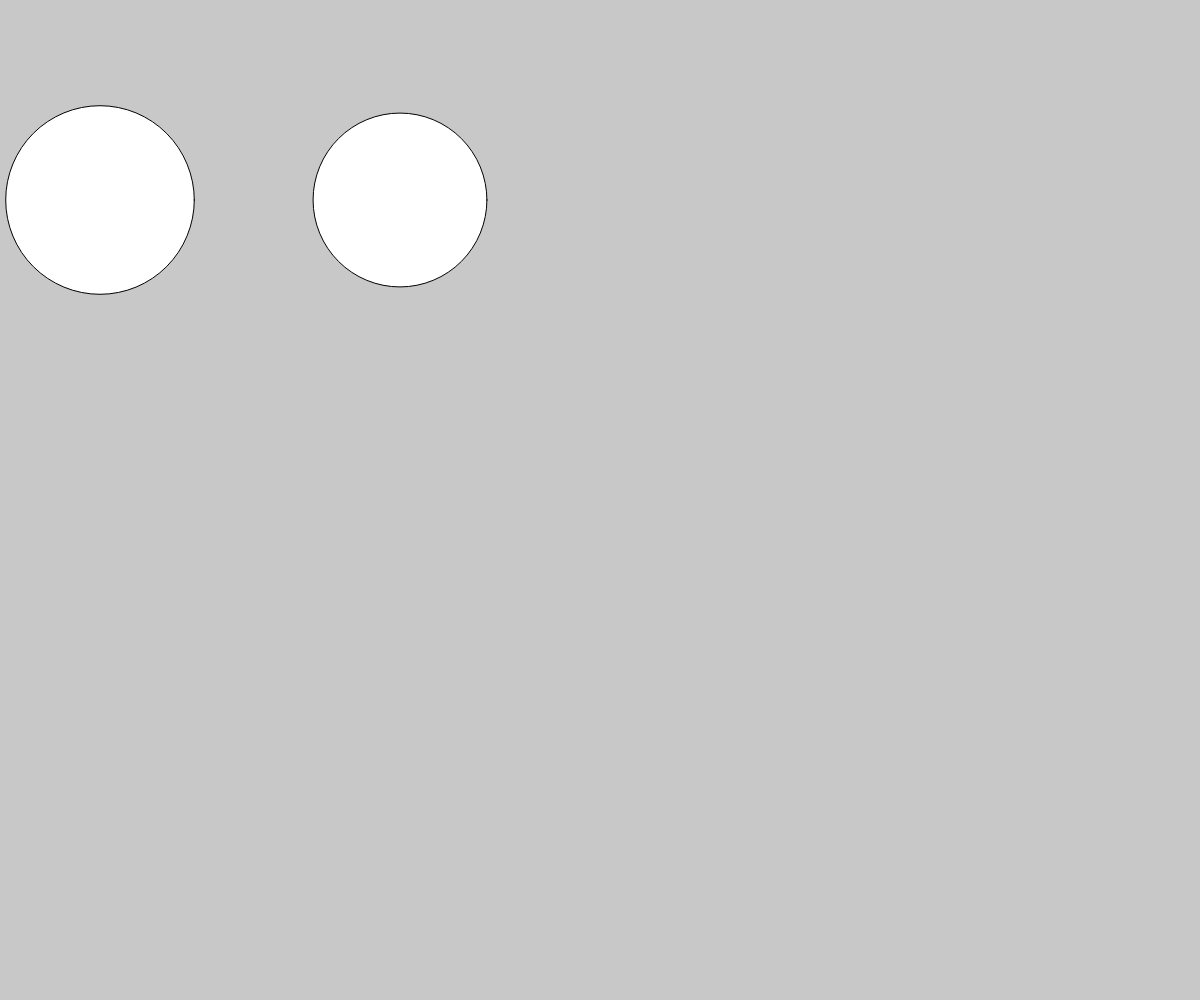
Frame 1 (no input)
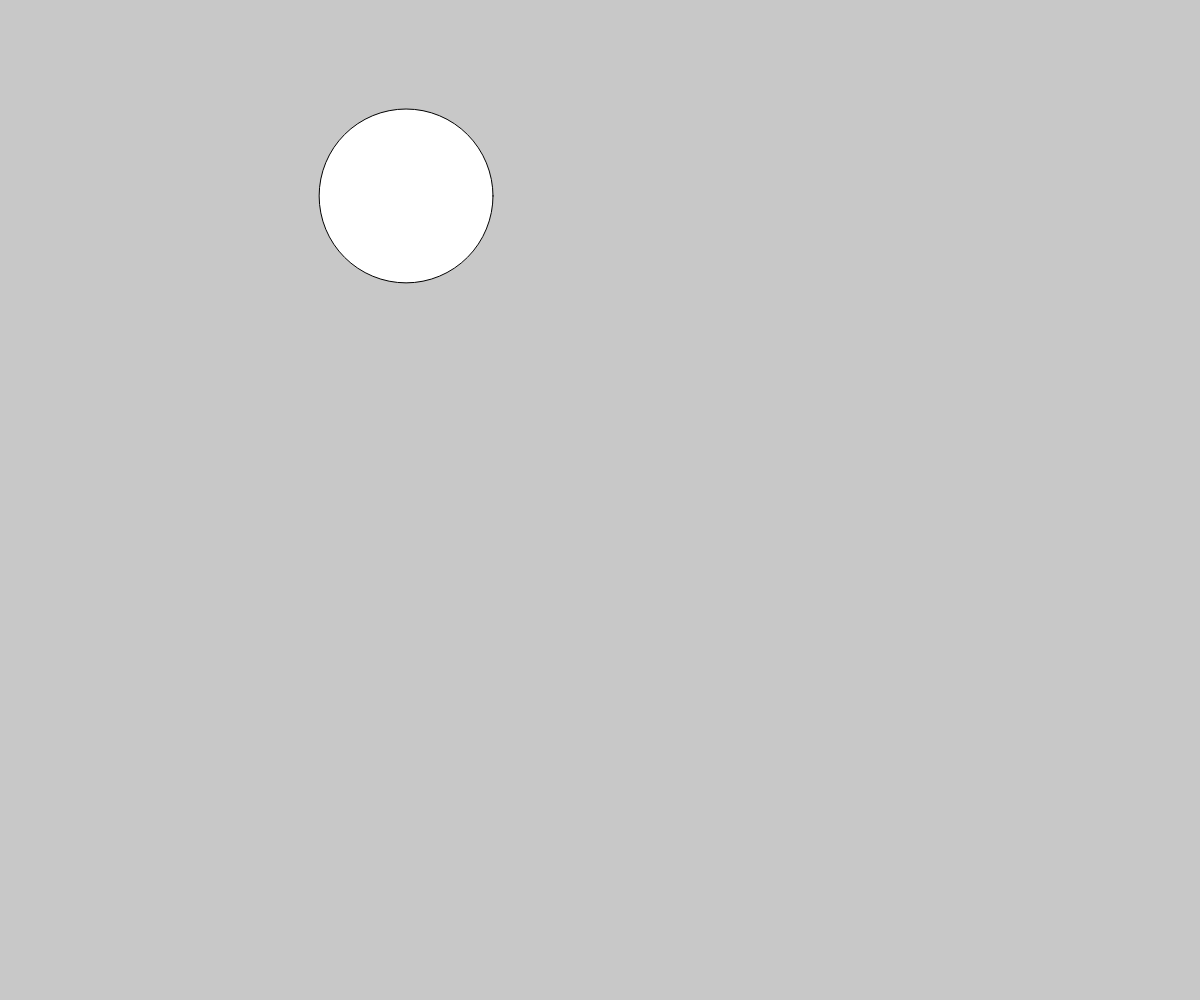
Frame 60 (no input)
Frame 120 (the mouse pressed at the canvas centre since frame 60): identical to frame 60, image omitted

The p5.js sketch that drew these frames (run headless with seeded random() and noise() and a simulated clock; from frame 60 on, the mouse is pressed at the canvas centre):

// p5.js sketch
// ── sketch.js
let number_of_balls = 2;
let balls = new Array(number_of_balls);

function setup() {
  createCanvas(windowWidth, windowHeight);
  for (let i = 0; i < balls.length; i++) {
    balls[i] = new CollidingBouncingBall(100+i*300,200);
  }
}

function draw() {
  background(200);
 
  for (let i = 0; i < balls.length; i++) {
    const b = balls[i];
    b.render();
    b.update();
    b.collide();
  }
}

class Ball {
  constructor(x, y) {
    this.x = x;
    this.y = y;
    this.r = random(80, 100)

    const speedMax = 10
    this.speedX = random(-speedMax, speedMax)
    this.speedY = random(-speedMax, speedMax)
  }

  update() {
    this.x += this.speedX
    this.y += this.speedY
  }

  render() {
    circle(this.x, this.y, this.r * 2);
  }
}

class BouncingBall extends Ball {

  update() {
    super.update()
    if (this.x + this.r > width || this.x - this.r < 0) {
      this.speedX = -this.speedX

    }
    if (this.y + this.r > height || this.y - this.r < 0) {
      this.speedY = -this.speedY
    }
  }
}

class RandomBouncingBall extends BouncingBall {
  constructor(x, y) {
    super(x, y)
    const red = random(0, 255)
    const green = random(0, 255)
    const blue = random(0, 255)

    this.sc = color(blue, red, green)
    this.sw = random(1, 10)
    this.color = color(red, green, blue)
  }


  render() {
    stroke(this.sc)
    strokeWeight(this.sw)
    fill(this.color)

    super.render()
  }
}

class CollidingBouncingBall extends BouncingBall {

  collide() {   
    if(dist(this.x,this.y,this.x,this.y) < this.r){
      this.speedX = -this.speedX
      this.speedY = -this.speedY   


  }
  }
}
